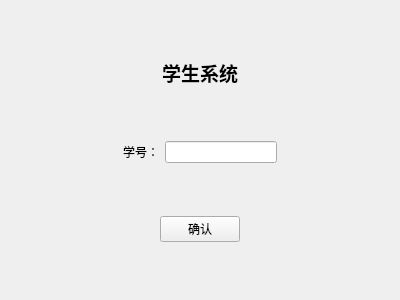
<?xml version="1.0" encoding="UTF-8"?>
<ui version="4.0">
 <class>StudentWindow</class>
 <widget class="QWidget" name="StudentWindow">
  <property name="geometry">
   <rect>
    <x>0</x>
    <y>0</y>
    <width>400</width>
    <height>300</height>
   </rect>
  </property>
  <property name="windowTitle">
   <string>Form</string>
  </property>
  <layout class="QVBoxLayout" name="verticalLayout_2">
   <item>
    <layout class="QVBoxLayout" name="verticalLayout">
     <item>
      <spacer name="verticalSpacer">
       <property name="orientation">
        <enum>Qt::Orientation::Vertical</enum>
       </property>
       <property name="sizeHint" stdset="0">
        <size>
         <width>20</width>
         <height>40</height>
        </size>
       </property>
      </spacer>
     </item>
     <item alignment="Qt::AlignmentFlag::AlignHCenter">
      <widget class="QLabel" name="StudentTitle">
       <property name="sizePolicy">
        <sizepolicy hsizetype="Fixed" vsizetype="Fixed">
         <horstretch>0</horstretch>
         <verstretch>0</verstretch>
        </sizepolicy>
       </property>
       <property name="text">
        <string>&lt;html&gt;&lt;head/&gt;&lt;body&gt;&lt;p&gt;&lt;span style=&quot; font-size:14pt; font-weight:700;&quot;&gt;学生系统&lt;/span&gt;&lt;/p&gt;&lt;/body&gt;&lt;/html&gt;</string>
       </property>
      </widget>
     </item>
     <item>
      <spacer name="verticalSpacer_4">
       <property name="orientation">
        <enum>Qt::Orientation::Vertical</enum>
       </property>
       <property name="sizeHint" stdset="0">
        <size>
         <width>20</width>
         <height>40</height>
        </size>
       </property>
      </spacer>
     </item>
     <item>
      <layout class="QHBoxLayout" name="horizontalLayout">
       <item>
        <spacer name="horizontalSpacer">
         <property name="orientation">
          <enum>Qt::Orientation::Horizontal</enum>
         </property>
         <property name="sizeHint" stdset="0">
          <size>
           <width>40</width>
           <height>20</height>
          </size>
         </property>
        </spacer>
       </item>
       <item>
        <widget class="QLabel" name="StudentAccount">
         <property name="text">
          <string>学号：</string>
         </property>
        </widget>
       </item>
       <item>
        <widget class="QLineEdit" name="InputeAccount"/>
       </item>
       <item>
        <spacer name="horizontalSpacer_2">
         <property name="orientation">
          <enum>Qt::Orientation::Horizontal</enum>
         </property>
         <property name="sizeHint" stdset="0">
          <size>
           <width>40</width>
           <height>20</height>
          </size>
         </property>
        </spacer>
       </item>
      </layout>
     </item>
     <item>
      <spacer name="verticalSpacer_3">
       <property name="orientation">
        <enum>Qt::Orientation::Vertical</enum>
       </property>
       <property name="sizeHint" stdset="0">
        <size>
         <width>20</width>
         <height>40</height>
        </size>
       </property>
      </spacer>
     </item>
     <item alignment="Qt::AlignmentFlag::AlignHCenter">
      <widget class="QPushButton" name="Ensure">
       <property name="text">
        <string>确认</string>
       </property>
      </widget>
     </item>
     <item>
      <spacer name="verticalSpacer_2">
       <property name="orientation">
        <enum>Qt::Orientation::Vertical</enum>
       </property>
       <property name="sizeHint" stdset="0">
        <size>
         <width>20</width>
         <height>40</height>
        </size>
       </property>
      </spacer>
     </item>
    </layout>
   </item>
  </layout>
 </widget>
 <resources/>
 <connections/>
</ui>
